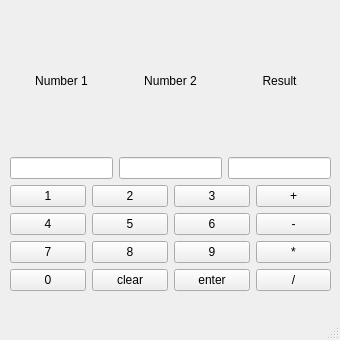
<?xml version="1.0" encoding="UTF-8"?>
<ui version="4.0">
 <class>MainWindow</class>
 <widget class="QMainWindow" name="MainWindow">
  <property name="geometry">
   <rect>
    <x>0</x>
    <y>0</y>
    <width>340</width>
    <height>340</height>
   </rect>
  </property>
  <property name="maximumSize">
   <size>
    <width>851</width>
    <height>602</height>
   </size>
  </property>
  <property name="windowTitle">
   <string>MainWindow</string>
  </property>
  <widget class="QWidget" name="centralwidget">
   <widget class="QWidget" name="verticalWidget" native="true">
    <property name="enabled">
     <bool>true</bool>
    </property>
    <property name="geometry">
     <rect>
      <x>10</x>
      <y>10</y>
      <width>321</width>
      <height>281</height>
     </rect>
    </property>
    <property name="sizePolicy">
     <sizepolicy hsizetype="Maximum" vsizetype="Maximum">
      <horstretch>0</horstretch>
      <verstretch>0</verstretch>
     </sizepolicy>
    </property>
    <layout class="QVBoxLayout" name="verticalLayout">
     <property name="sizeConstraint">
      <enum>QLayout::SetNoConstraint</enum>
     </property>
     <item>
      <layout class="QHBoxLayout" name="horizontalLayout_2">
       <item>
        <widget class="QLabel" name="label_2">
         <property name="text">
          <string>Number 1</string>
         </property>
         <property name="alignment">
          <set>Qt::AlignCenter</set>
         </property>
        </widget>
       </item>
       <item>
        <widget class="QLabel" name="label_3">
         <property name="text">
          <string>Number 2</string>
         </property>
         <property name="alignment">
          <set>Qt::AlignCenter</set>
         </property>
        </widget>
       </item>
       <item>
        <widget class="QLabel" name="label">
         <property name="text">
          <string>Result</string>
         </property>
         <property name="alignment">
          <set>Qt::AlignCenter</set>
         </property>
        </widget>
       </item>
      </layout>
     </item>
     <item>
      <layout class="QHBoxLayout" name="horizontalLayout">
       <item>
        <widget class="QLineEdit" name="lineEdit">
         <property name="readOnly">
          <bool>true</bool>
         </property>
        </widget>
       </item>
       <item>
        <widget class="QLineEdit" name="lineEdit_2">
         <property name="readOnly">
          <bool>true</bool>
         </property>
        </widget>
       </item>
       <item>
        <widget class="QLineEdit" name="lineEdit_3">
         <property name="readOnly">
          <bool>true</bool>
         </property>
        </widget>
       </item>
      </layout>
     </item>
     <item>
      <layout class="QGridLayout" name="gridLayout">
       <item row="3" column="2">
        <widget class="QPushButton" name="pushButton_9">
         <property name="text">
          <string>9</string>
         </property>
        </widget>
       </item>
       <item row="6" column="3">
        <widget class="QPushButton" name="divide">
         <property name="text">
          <string>/</string>
         </property>
        </widget>
       </item>
       <item row="6" column="0">
        <widget class="QPushButton" name="pushButton_0">
         <property name="text">
          <string>0</string>
         </property>
        </widget>
       </item>
       <item row="3" column="0">
        <widget class="QPushButton" name="pushButton_7">
         <property name="text">
          <string>7</string>
         </property>
        </widget>
       </item>
       <item row="2" column="2">
        <widget class="QPushButton" name="pushButton_6">
         <property name="text">
          <string>6</string>
         </property>
        </widget>
       </item>
       <item row="1" column="1">
        <widget class="QPushButton" name="pushButton_2">
         <property name="text">
          <string>2</string>
         </property>
        </widget>
       </item>
       <item row="3" column="3">
        <widget class="QPushButton" name="multiply">
         <property name="text">
          <string>*</string>
         </property>
        </widget>
       </item>
       <item row="2" column="1">
        <widget class="QPushButton" name="pushButton_5">
         <property name="text">
          <string>5</string>
         </property>
        </widget>
       </item>
       <item row="3" column="1">
        <widget class="QPushButton" name="pushButton_8">
         <property name="text">
          <string>8</string>
         </property>
        </widget>
       </item>
       <item row="2" column="3">
        <widget class="QPushButton" name="minus">
         <property name="text">
          <string>-</string>
         </property>
        </widget>
       </item>
       <item row="6" column="2">
        <widget class="QPushButton" name="enter">
         <property name="text">
          <string>enter</string>
         </property>
        </widget>
       </item>
       <item row="1" column="0">
        <widget class="QPushButton" name="pushButton_1">
         <property name="text">
          <string>1</string>
         </property>
        </widget>
       </item>
       <item row="2" column="0">
        <widget class="QPushButton" name="pushButton_4">
         <property name="text">
          <string>4</string>
         </property>
        </widget>
       </item>
       <item row="1" column="3">
        <widget class="QPushButton" name="plus">
         <property name="text">
          <string>+</string>
         </property>
        </widget>
       </item>
       <item row="6" column="1">
        <widget class="QPushButton" name="clear">
         <property name="text">
          <string>clear</string>
         </property>
        </widget>
       </item>
       <item row="1" column="2">
        <widget class="QPushButton" name="pushButton_3">
         <property name="text">
          <string>3</string>
         </property>
        </widget>
       </item>
      </layout>
     </item>
    </layout>
   </widget>
  </widget>
  <widget class="QMenuBar" name="menubar">
   <property name="geometry">
    <rect>
     <x>0</x>
     <y>0</y>
     <width>340</width>
     <height>22</height>
    </rect>
   </property>
  </widget>
  <widget class="QStatusBar" name="statusbar"/>
 </widget>
 <resources/>
 <connections/>
</ui>
